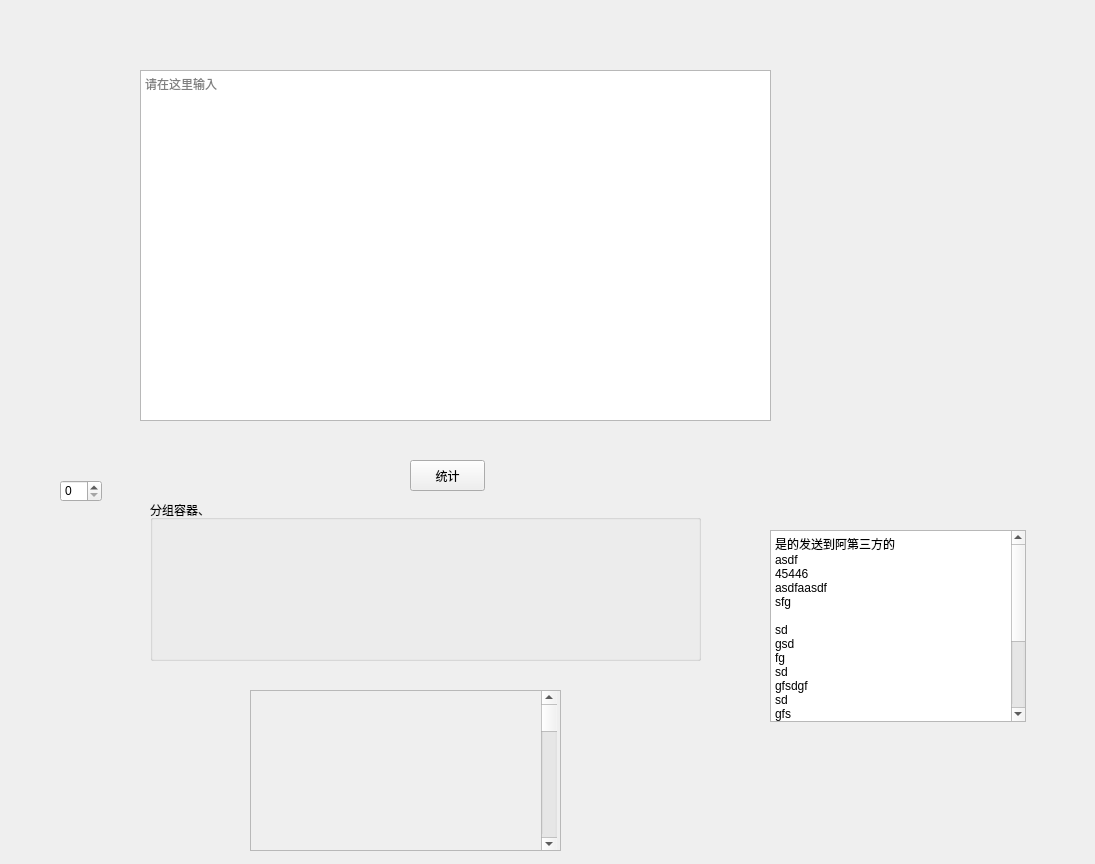
<?xml version="1.0" encoding="UTF-8"?>
<ui version="4.0">
 <class>Form</class>
 <widget class="QWidget" name="Form">
  <property name="geometry">
   <rect>
    <x>0</x>
    <y>0</y>
    <width>1095</width>
    <height>864</height>
   </rect>
  </property>
  <property name="windowTitle">
   <string>统计薪资</string>
  </property>
  <widget class="QPlainTextEdit" name="m_PlainTextEdit">
   <property name="geometry">
    <rect>
     <x>140</x>
     <y>70</y>
     <width>631</width>
     <height>351</height>
    </rect>
   </property>
   <property name="tabChangesFocus">
    <bool>false</bool>
   </property>
   <property name="readOnly">
    <bool>false</bool>
   </property>
   <property name="placeholderText">
    <string>请在这里输入</string>
   </property>
  </widget>
  <widget class="QPushButton" name="m_Button1">
   <property name="geometry">
    <rect>
     <x>410</x>
     <y>460</y>
     <width>75</width>
     <height>31</height>
    </rect>
   </property>
   <property name="text">
    <string>统计</string>
   </property>
  </widget>
  <widget class="QGroupBox" name="groupBox">
   <property name="geometry">
    <rect>
     <x>150</x>
     <y>500</y>
     <width>551</width>
     <height>161</height>
    </rect>
   </property>
   <property name="title">
    <string>分组容器、</string>
   </property>
  </widget>
  <widget class="QScrollArea" name="scrollArea">
   <property name="geometry">
    <rect>
     <x>250</x>
     <y>690</y>
     <width>311</width>
     <height>161</height>
    </rect>
   </property>
   <property name="widgetResizable">
    <bool>true</bool>
   </property>
   <widget class="QWidget" name="scrollAreaWidgetContents">
    <property name="geometry">
     <rect>
      <x>0</x>
      <y>0</y>
      <width>309</width>
      <height>159</height>
     </rect>
    </property>
    <widget class="QScrollBar" name="verticalScrollBar">
     <property name="geometry">
      <rect>
       <x>290</x>
       <y>0</y>
       <width>16</width>
       <height>160</height>
      </rect>
     </property>
     <property name="orientation">
      <enum>Qt::Vertical</enum>
     </property>
    </widget>
   </widget>
  </widget>
  <widget class="QTextBrowser" name="textBrowser">
   <property name="geometry">
    <rect>
     <x>770</x>
     <y>530</y>
     <width>256</width>
     <height>192</height>
    </rect>
   </property>
   <property name="html">
    <string>&lt;!DOCTYPE HTML PUBLIC &quot;-//W3C//DTD HTML 4.0//EN&quot; &quot;http://www.w3.org/TR/REC-html40/strict.dtd&quot;&gt;
&lt;html&gt;&lt;head&gt;&lt;meta name=&quot;qrichtext&quot; content=&quot;1&quot; /&gt;&lt;style type=&quot;text/css&quot;&gt;
p, li { white-space: pre-wrap; }
&lt;/style&gt;&lt;/head&gt;&lt;body style=&quot; font-family:'SimSun'; font-size:9pt; font-weight:400; font-style:normal;&quot;&gt;
&lt;p style=&quot; margin-top:0px; margin-bottom:0px; margin-left:0px; margin-right:0px; -qt-block-indent:0; text-indent:0px;&quot;&gt;是的发送到阿第三方的&lt;/p&gt;
&lt;p style=&quot; margin-top:0px; margin-bottom:0px; margin-left:0px; margin-right:0px; -qt-block-indent:0; text-indent:0px;&quot;&gt;asdf&lt;/p&gt;
&lt;p style=&quot; margin-top:0px; margin-bottom:0px; margin-left:0px; margin-right:0px; -qt-block-indent:0; text-indent:0px;&quot;&gt;45446&lt;/p&gt;
&lt;p style=&quot; margin-top:0px; margin-bottom:0px; margin-left:0px; margin-right:0px; -qt-block-indent:0; text-indent:0px;&quot;&gt;asdfaasdf&lt;/p&gt;
&lt;p style=&quot; margin-top:0px; margin-bottom:0px; margin-left:0px; margin-right:0px; -qt-block-indent:0; text-indent:0px;&quot;&gt;sfg&lt;/p&gt;
&lt;p style=&quot;-qt-paragraph-type:empty; margin-top:0px; margin-bottom:0px; margin-left:0px; margin-right:0px; -qt-block-indent:0; text-indent:0px;&quot;&gt;&lt;br /&gt;&lt;/p&gt;
&lt;p style=&quot; margin-top:0px; margin-bottom:0px; margin-left:0px; margin-right:0px; -qt-block-indent:0; text-indent:0px;&quot;&gt;sd&lt;/p&gt;
&lt;p style=&quot; margin-top:0px; margin-bottom:0px; margin-left:0px; margin-right:0px; -qt-block-indent:0; text-indent:0px;&quot;&gt;gsd&lt;/p&gt;
&lt;p style=&quot; margin-top:0px; margin-bottom:0px; margin-left:0px; margin-right:0px; -qt-block-indent:0; text-indent:0px;&quot;&gt;fg&lt;/p&gt;
&lt;p style=&quot; margin-top:0px; margin-bottom:0px; margin-left:0px; margin-right:0px; -qt-block-indent:0; text-indent:0px;&quot;&gt;sd&lt;/p&gt;
&lt;p style=&quot; margin-top:0px; margin-bottom:0px; margin-left:0px; margin-right:0px; -qt-block-indent:0; text-indent:0px;&quot;&gt;gfsdgf&lt;/p&gt;
&lt;p style=&quot; margin-top:0px; margin-bottom:0px; margin-left:0px; margin-right:0px; -qt-block-indent:0; text-indent:0px;&quot;&gt;sd&lt;/p&gt;
&lt;p style=&quot; margin-top:0px; margin-bottom:0px; margin-left:0px; margin-right:0px; -qt-block-indent:0; text-indent:0px;&quot;&gt;gfs&lt;/p&gt;
&lt;p style=&quot; margin-top:0px; margin-bottom:0px; margin-left:0px; margin-right:0px; -qt-block-indent:0; text-indent:0px;&quot;&gt;gfs&lt;/p&gt;
&lt;p style=&quot; margin-top:0px; margin-bottom:0px; margin-left:0px; margin-right:0px; -qt-block-indent:0; text-indent:0px;&quot;&gt;gs&lt;/p&gt;
&lt;p style=&quot; margin-top:0px; margin-bottom:0px; margin-left:0px; margin-right:0px; -qt-block-indent:0; text-indent:0px;&quot;&gt;dg&lt;/p&gt;
&lt;p style=&quot; margin-top:0px; margin-bottom:0px; margin-left:0px; margin-right:0px; -qt-block-indent:0; text-indent:0px;&quot;&gt;s&lt;/p&gt;
&lt;p style=&quot; margin-top:0px; margin-bottom:0px; margin-left:0px; margin-right:0px; -qt-block-indent:0; text-indent:0px;&quot;&gt;gs&lt;/p&gt;
&lt;p style=&quot; margin-top:0px; margin-bottom:0px; margin-left:0px; margin-right:0px; -qt-block-indent:0; text-indent:0px;&quot;&gt;dg&lt;/p&gt;
&lt;p style=&quot; margin-top:0px; margin-bottom:0px; margin-left:0px; margin-right:0px; -qt-block-indent:0; text-indent:0px;&quot;&gt;sg&lt;/p&gt;
&lt;p style=&quot; margin-top:0px; margin-bottom:0px; margin-left:0px; margin-right:0px; -qt-block-indent:0; text-indent:0px;&quot;&gt;s&lt;/p&gt;
&lt;p style=&quot; margin-top:0px; margin-bottom:0px; margin-left:0px; margin-right:0px; -qt-block-indent:0; text-indent:0px;&quot;&gt;dgsgf&lt;/p&gt;&lt;/body&gt;&lt;/html&gt;</string>
   </property>
  </widget>
  <widget class="QSpinBox" name="spinBox">
   <property name="geometry">
    <rect>
     <x>60</x>
     <y>480</y>
     <width>42</width>
     <height>22</height>
    </rect>
   </property>
  </widget>
 </widget>
 <tabstops>
  <tabstop>m_Button1</tabstop>
  <tabstop>m_PlainTextEdit</tabstop>
 </tabstops>
 <resources/>
 <connections/>
</ui>
